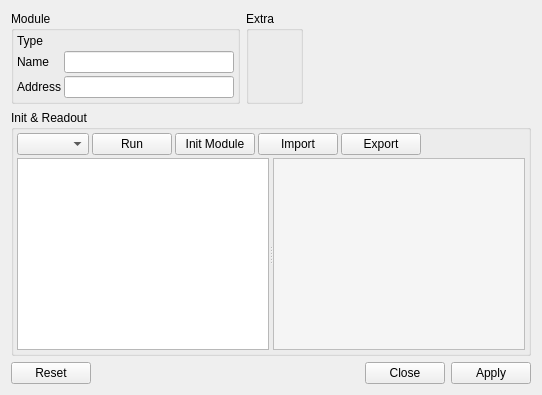
<?xml version="1.0" encoding="UTF-8"?>
<ui version="4.0">
 <class>ModuleConfigWidget</class>
 <widget class="QWidget" name="ModuleConfigWidget">
  <property name="geometry">
   <rect>
    <x>0</x>
    <y>0</y>
    <width>542</width>
    <height>395</height>
   </rect>
  </property>
  <property name="windowTitle">
   <string>Form</string>
  </property>
  <layout class="QGridLayout" name="gridLayout" rowstretch="0,1,0">
   <item row="0" column="0">
    <layout class="QHBoxLayout" name="horizontalLayout_2">
     <item>
      <widget class="QGroupBox" name="gb_module">
       <property name="title">
        <string>Module</string>
       </property>
       <layout class="QFormLayout" name="formLayout">
        <property name="fieldGrowthPolicy">
         <enum>QFormLayout::AllNonFixedFieldsGrow</enum>
        </property>
        <property name="horizontalSpacing">
         <number>3</number>
        </property>
        <property name="verticalSpacing">
         <number>3</number>
        </property>
        <property name="leftMargin">
         <number>3</number>
        </property>
        <property name="topMargin">
         <number>3</number>
        </property>
        <property name="rightMargin">
         <number>3</number>
        </property>
        <property name="bottomMargin">
         <number>3</number>
        </property>
        <item row="0" column="0">
         <widget class="QLabel" name="label_4">
          <property name="text">
           <string>Type</string>
          </property>
         </widget>
        </item>
        <item row="0" column="1">
         <widget class="QLabel" name="label_type"/>
        </item>
        <item row="1" column="0">
         <widget class="QLabel" name="label">
          <property name="text">
           <string>Name</string>
          </property>
         </widget>
        </item>
        <item row="1" column="1">
         <widget class="QLineEdit" name="le_name"/>
        </item>
        <item row="2" column="0">
         <widget class="QLabel" name="label_2">
          <property name="text">
           <string>Address</string>
          </property>
         </widget>
        </item>
        <item row="2" column="1">
         <widget class="QLineEdit" name="le_address"/>
        </item>
       </layout>
      </widget>
     </item>
     <item>
      <widget class="QGroupBox" name="gb_extra">
       <property name="title">
        <string>Extra</string>
       </property>
       <layout class="QGridLayout" name="gridLayout_3"/>
      </widget>
     </item>
     <item>
      <spacer name="horizontalSpacer">
       <property name="orientation">
        <enum>Qt::Horizontal</enum>
       </property>
       <property name="sizeHint" stdset="0">
        <size>
         <width>1</width>
         <height>20</height>
        </size>
       </property>
      </spacer>
     </item>
    </layout>
   </item>
   <item row="1" column="0">
    <widget class="QGroupBox" name="groupBox">
     <property name="title">
      <string>Init &amp;&amp; Readout</string>
     </property>
     <layout class="QGridLayout" name="gridLayout_2">
      <property name="leftMargin">
       <number>3</number>
      </property>
      <property name="topMargin">
       <number>3</number>
      </property>
      <property name="rightMargin">
       <number>3</number>
      </property>
      <property name="bottomMargin">
       <number>3</number>
      </property>
      <property name="spacing">
       <number>3</number>
      </property>
      <item row="0" column="0">
       <layout class="QHBoxLayout" name="horizontalLayout">
        <property name="spacing">
         <number>3</number>
        </property>
        <item>
         <widget class="QComboBox" name="combo_listType"/>
        </item>
        <item>
         <widget class="QPushButton" name="pb_exec">
          <property name="text">
           <string>Run</string>
          </property>
         </widget>
        </item>
        <item>
         <widget class="QPushButton" name="pb_initModule">
          <property name="text">
           <string>Init Module</string>
          </property>
         </widget>
        </item>
        <item>
         <widget class="QPushButton" name="pb_load">
          <property name="text">
           <string>Import</string>
          </property>
         </widget>
        </item>
        <item>
         <widget class="QPushButton" name="pb_save">
          <property name="text">
           <string>Export</string>
          </property>
         </widget>
        </item>
        <item>
         <spacer name="horizontalSpacer_2">
          <property name="orientation">
           <enum>Qt::Horizontal</enum>
          </property>
          <property name="sizeHint" stdset="0">
           <size>
            <width>40</width>
            <height>20</height>
           </size>
          </property>
         </spacer>
        </item>
       </layout>
      </item>
      <item row="1" column="0">
       <widget class="QSplitter" name="splitter">
        <property name="orientation">
         <enum>Qt::Horizontal</enum>
        </property>
        <widget class="QTextEdit" name="editor">
         <property name="font">
          <font>
           <family>Monospace</family>
           <pointsize>8</pointsize>
          </font>
         </property>
         <property name="acceptRichText">
          <bool>false</bool>
         </property>
        </widget>
        <widget class="QTextEdit" name="output">
         <property name="font">
          <font>
           <family>Monospace</family>
           <pointsize>8</pointsize>
          </font>
         </property>
         <property name="styleSheet">
          <string notr="true">background-color: rgb(245, 245, 245)</string>
         </property>
         <property name="readOnly">
          <bool>true</bool>
         </property>
         <property name="acceptRichText">
          <bool>false</bool>
         </property>
        </widget>
       </widget>
      </item>
     </layout>
    </widget>
   </item>
   <item row="2" column="0">
    <widget class="QDialogButtonBox" name="buttonBox">
     <property name="orientation">
      <enum>Qt::Horizontal</enum>
     </property>
     <property name="standardButtons">
      <set>QDialogButtonBox::Apply|QDialogButtonBox::Close|QDialogButtonBox::Reset</set>
     </property>
    </widget>
   </item>
  </layout>
 </widget>
 <resources/>
 <connections/>
</ui>
